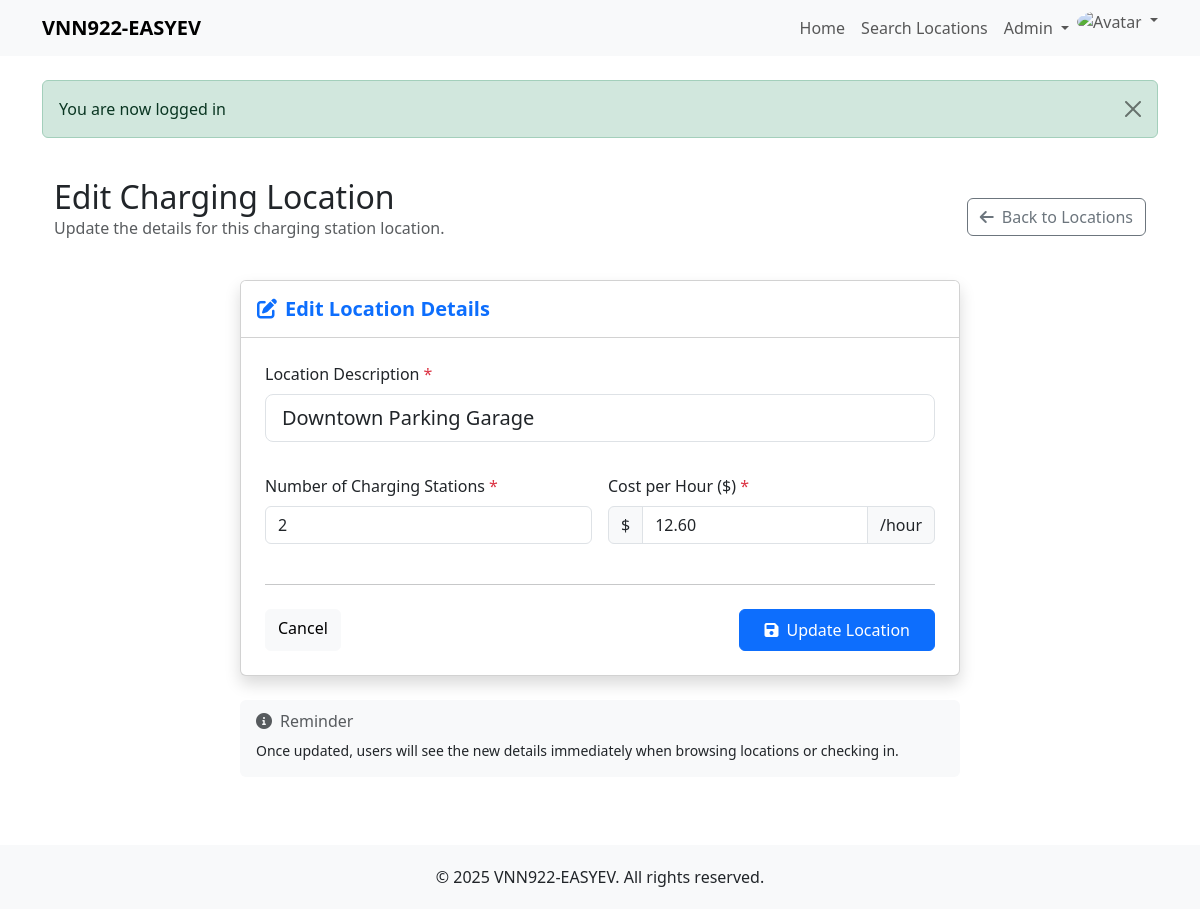
The page /admin/edit-location.php?id=1 (signed in) on the database its author committed.
### tables this page shows
CREATE TABLE IF NOT EXISTS charging_locations (
    location_id INT AUTO_INCREMENT PRIMARY KEY,
    description VARCHAR(255) NOT NULL,
    num_stations INT NOT NULL,
    cost_per_hour DECIMAL(10, 2) NOT NULL,
    created_at TIMESTAMP DEFAULT CURRENT_TIMESTAMP,
    updated_at TIMESTAMP DEFAULT CURRENT_TIMESTAMP ON UPDATE CURRENT_TIMESTAMP
);

### classes/Database.php (called while the page is built, shortened)
<?php
class Database {
    private $host = DB_HOST;
    private $user = DB_USER;
    private $pass = DB_PASS;
    private $dbname = DB_NAME;
    private $dbh;
    private $stmt;
    public function __construct() {
        $dsn = 'mysql:host=' . $this->host . ';dbname=' . $this->dbname;
        $options = array(
            PDO::ATTR_PERSISTENT => true,
            PDO::ATTR_ERRMODE => PDO::ERRMODE_EXCEPTION,
            PDO::ATTR_DEFAULT_FETCH_MODE => PDO::FETCH_ASSOC
        );
        try {
            $this->dbh = new PDO($dsn, $this->user, $this->pass, $options);
        } catch(PDOException $e) {
            $this->error = $e->getMessage();
            echo 'Connection Error: ' . $this->error;
        }
    }
    public function query($query) {
        $this->stmt = $this->dbh->prepare($query);
    }
    public function bind($param, $value, $type = null) {
        if(is_null($type)) {
            switch(true) {
                default:
                    $type = PDO::PARAM_STR;
            }
        }
        $this->stmt->bindValue($param, $value, $type);
    }
    public function execute() {
        return $this->stmt->execute();
    }
    public function single():mixed {
        $this->execute();
        return $this->stmt->fetch();
    }
}

### classes/Location.php (called while the page is built, shortened)
<?php
class Location {
    private $db;
    public function __construct() {
        $this->db = new Database;
    }
    public function getLocationById($id):mixed {
        $this->db->query('SELECT * FROM charging_locations WHERE location_id = :id');
        $this->db->bind(':id', $id);
        return $this->db->single();
    }
}

### admin/edit-location.php (the view, shortened to what this page needs)
<?php
require_once '../classes/Database.php';
require_once '../classes/Location.php';
$location = new Location();
$errors = [];
$location_id = $_GET['id'];
$location_data = $location->getLocationById($location_id);
$description = $location_data['description'];
$number_of_stations = $location_data['num_stations'];
$cost_per_hour = $location_data['cost_per_hour'];
include_once '../includes/header.php';
?>
<div class="container-fluid py-4">
    <div class="row mb-4">
        <div class="col-md-8">
            <h1 class="h2 mb-0">Edit Charging Location</h1>
            <p class="text-muted">Update the details for this charging station location.</p>
        </div>
        <div class="col-md-4 text-end d-flex align-items-center justify-content-end">
            <a href="/admin/locations.php" class="btn btn-outline-secondary">
                <i class="fas fa-arrow-left me-2"></i>Back to Locations
            </a>
        </div>
    </div>
    <div class="row justify-content-center">
        <div class="col-lg-8 col-md-10">
            <div class="card shadow">
                <div class="card-header bg-white py-3">
                    <h5 class="mb-0 fw-bold text-primary"><i class="fas fa-edit me-2"></i>Edit Location Details</h5>
                </div>
                <div class="card-body p-4">
                    <form action="<?php echo htmlspecialchars($_SERVER['PHP_SELF'] . '?id=' . $location_id); ?>" method="post" class="needs-validation" novalidate>
                        <div class="row g-3">
                            <div class="col-12 mb-3">
                                <label for="description" class="form-label">Location Description <span class="text-danger">*</span></label>
                                <input type="text" class="form-control form-control-lg <?php echo isset($errors['description']) ? 'is-invalid' : ''; ?>"
                                       id="description" name="description"
                                       value="<?php echo htmlspecialchars($description); ?>"
                                       placeholder="e.g. Wollongong" required>
                            </div>
                            <div class="col-md-6 mb-3">
                                <label for="number_of_stations" class="form-label">Number of Charging Stations <span class="text-danger">*</span></label>
                                <input type="number" class="form-control <?php echo isset($errors['number_of_stations']) ? 'is-invalid' : ''; ?>"
                                       id="number_of_stations" name="number_of_stations"
                                       min="1" step="1"
                                       value="<?php echo htmlspecialchars($number_of_stations); ?>"
                                       placeholder="e.g. 5" required>
                            </div>
                            <div class="col-md-6 mb-3">
                                <label for="cost_per_hour" class="form-label">Cost per Hour ($) <span class="text-danger">*</span></label>
                                <div class="input-group">
                                    <span class="input-group-text bg-light">$</span>
                                    <input type="number" class="form-control <?php echo isset($errors['cost_per_hour']) ? 'is-invalid' : ''; ?>"
                                           id="cost_per_hour" name="cost_per_hour"
                                           min="0.01" step="0.01"
                                           value="<?php echo htmlspecialchars($cost_per_hour); ?>"
                                           placeholder="e.g. 5.99" required>
                                    <span class="input-group-text bg-light">/hour</span>
                                </div>
                            </div>
                        </div>
                        <hr class="my-4">
                        <div class="d-flex justify-content-between">
                            <a href="/admin/locations.php" class="btn btn-light">Cancel</a>
                            <button type="submit" class="btn btn-primary px-4 py-2">
                                <i class="fas fa-save me-2"></i>Update Location
                            </button>
                        </div>
                    </form>
                </div>
            </div>
            <div class="card mt-4 bg-light border-0">
                <div class="card-body">
                    <h6 class="card-subtitle mb-2 text-muted"><i class="fas fa-info-circle me-2"></i>Reminder</h6>
                    <p class="card-text small">Once updated, users will see the new details immediately when browsing locations or checking in.</p>
                </div>
            </div>
        </div>
    </div>
</div>
<?php include_once '../includes/footer.php'; ?>

### includes/header.php (style rules this page uses)
body { padding-top: 56px; min-height: 100vh; display: flex; flex-direction: column; }
.card { margin-bottom: 20px; }

### rows shown on the page
charging_locations: description "Downtown Parking Garage", number_of_stations "2", cost_per_hour "12.60"

### other values the page prints
SITE_NAME "VNN922-EASYEV"
$_SESSION['message'] "You are now logged in"
